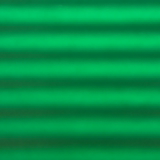
#> input picture gamma/0.png, 160 x 160 px
$ python gammatest.py
#> lines starting #> are read from the running program, lines starting #| are printed output that depends on the picture
"gammatest"
from math import sin
from pathlib import Path
from PIL import Image, ImageEnhance, ImageFilter
from matplotlib import pyplot as plt


def change_contrast(infile, outfile, val):
    # reduse contrast in picture
#> called with val = 0.4
    img = Image.open(infile)
#> img is the input picture: PIL image 160x160 RGBA; mean R, G, B, A 2.2, 145.1, 73.7, 255
    enhanger = ImageEnhance.Contrast(img)
    out = enhanger.enhance(val)
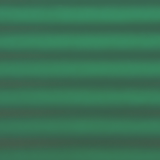
#> out: PIL image 160x160 RGBA; mean R, G, B, A 56.9, 114, 85.5, 255
    out.save(outfile)
    return

def change_brightness(infile, outfile, val):
    # reduse contrast in picture
#> called with val = 0.6
    img = Image.open(infile)
    enhanger = ImageEnhance.Brightness(img)
    out = enhanger.enhance(val)
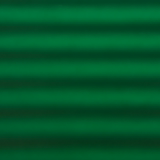
#> out: PIL image 160x160 RGBA; mean R, G, B, A 1.1, 86.7, 43.8, 255
    out.save(outfile)
    return

def blur(infile, outfile, val=1):
    # reduse contrast in picture
    img = Image.open(infile)
    blurImage = img.filter(ImageFilter.BLUR)
    blurImage.save(outfile)
    return


FREQ = 0.23
AMPL = 30
SLOPE = +0.008
OFFSET = -1.9

def testfile(filename):
    print(filename)
    img = Image.open(filename)
    grey = img.convert('L')
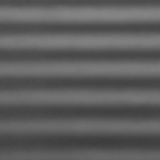
#> grey: PIL image 160x160 L; min 61, max 133, mean 94.2
    print (grey.format, grey.size, grey.mode)
#| None (160, 160) L
    col = int(grey.width / 2)
#> col = 80
    print (col)
#| 80

    vallist = []
    for p in range(0,grey.height):
        vallist.append(grey.getpixel((col, p)))
#> after the loop, vallist = 160 values, max 131 at index 13, min 62 at index 142, mean 95.01
    heigh = grey.height
#> heigh = 160
    maxval = max(vallist)
#> maxval = 131
    minval = min(vallist)
#> minval = 62
    print (maxval,minval)
#| 131 62
    AMPL = (max(vallist[0:22]) - min (vallist[0:22]))/2
#> AMPL = 27
    slope = max(vallist[0:30]) - max(vallist[130:160])
#> slope = 29
    print ("slope", slope)
#| slope 29
    yoff = max(vallist[0:30]) - AMPL*2
#> yoff = 77

    sinlist = []
    for i in range(0, heigh):
        ang = 0 + FREQ * i
        sinlist.append ( sin(ang+OFFSET) * AMPL + yoff - slope*(i-180)/180)
#> after the loop, sinlist = 160 values, max 130.6 at index 15, min 56.77 at index 138, mean 93.59

    plt.title(str(filename))
    plt.plot(vallist)
    plt.plot(sinlist)
    plt.ylabel('some numbers')
    plt.show()
#> figure, not shown here; curve peaks at x = 13, y = 131; curve peaks at x = 15, y = 130.6

BASE = Path(__file__).parent
IMAGE=Path(__file__).parent / "0.png"

change_contrast(IMAGE, BASE / 'contrast.jpg', 0.4)
change_brightness(IMAGE, BASE / 'bright.jpg', 0.6)
# blur(IMAGE, BASE / 'blur.jpg', 0.6)
testfile(IMAGE)
#testfile(BASE / 'blur.jpg')
testfile(BASE / 'contrast.jpg')
#> in testfile (call 2), `grey = img.convert('L')`:
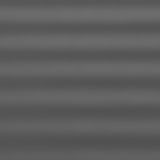
#> grey: PIL image 160x160 L; min 80, max 109, mean 93.7
#| None (160, 160) L
#| 80
#> after the loop in testfile (call 2), `for p in range(0,grey.height):`: vallist = 160 values, max 108 at index 12, min 81 at index 140, mean 93.99
#> in testfile (call 2), `maxval = max(vallist)`: maxval = 108
#> in testfile (call 2), `minval = min(vallist)`: minval = 81
#| 108 81
#> in testfile (call 2), `AMPL = (max(vallist[0:22]) - min (vallist[0:22]))/2`: AMPL = 10.5
#> in testfile (call 2), `slope = max(vallist[0:30]) - max(vallist[130:160])`: slope = 11
#| slope 11
#> in testfile (call 2), `yoff = max(vallist[0:30]) - AMPL*2`: yoff = 87
#> after the loop in testfile (call 2), `for i in range(0, heigh):`: sinlist = 160 values, max 107.6 at index 15, min 79.07 at index 138, mean 93.3
#> in testfile (call 2), `plt.show()`:
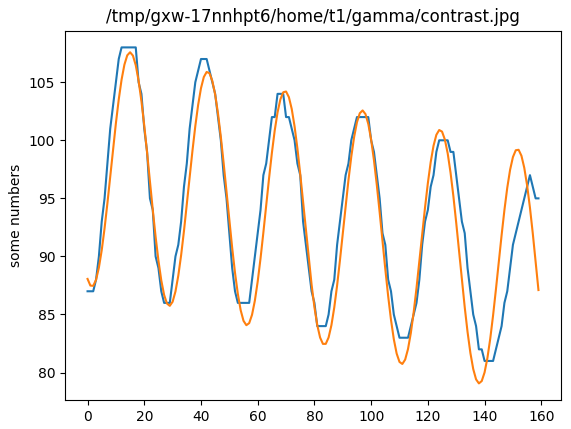
#> figure drawn by matplotlib, 1 panel; curve peaks at x = 12, y = 108; curve peaks at x = 15, y = 107.6
testfile(BASE / 'bright.jpg')
#> in testfile (call 3), `grey = img.convert('L')`:
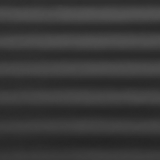
#> grey: PIL image 160x160 L; min 36, max 80, mean 56.2
#| None (160, 160) L
#| 80
#> after the loop in testfile (call 3), `for p in range(0,grey.height):`: vallist = 160 values, max 78 at index 13, min 37 at index 141, mean 56.65
#> in testfile (call 3), `maxval = max(vallist)`: maxval = 78
#> in testfile (call 3), `minval = min(vallist)`: minval = 37
#| 78 37
#> in testfile (call 3), `AMPL = (max(vallist[0:22]) - min (vallist[0:22]))/2`: AMPL = 16.5
#> in testfile (call 3), `slope = max(vallist[0:30]) - max(vallist[130:160])`: slope = 18
#| slope 18
#> in testfile (call 3), `yoff = max(vallist[0:30]) - AMPL*2`: yoff = 45
#> after the loop in testfile (call 3), `for i in range(0, heigh):`: sinlist = 160 values, max 78 at index 15, min 32.7 at index 138, mean 55.29
#> in testfile (call 3), `plt.show()`:
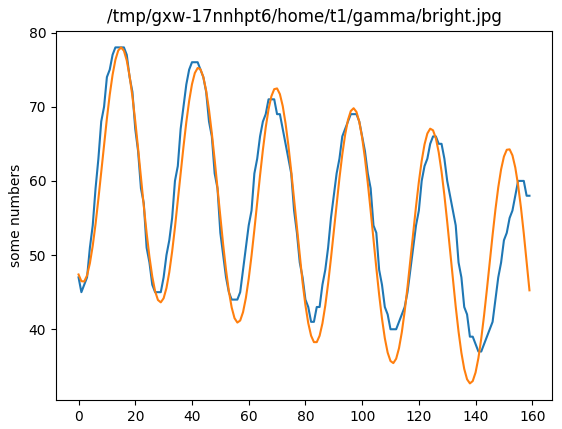
#> figure drawn by matplotlib, 1 panel; curve peaks at x = 13, y = 78; curve peaks at x = 15, y = 78
#testfile(BASE / 'gamma1.jpg')
#testfile(BASE / 'gamma_1.jpg')

$ run again, with gamma/blur.jpg saved as gamma/0.png
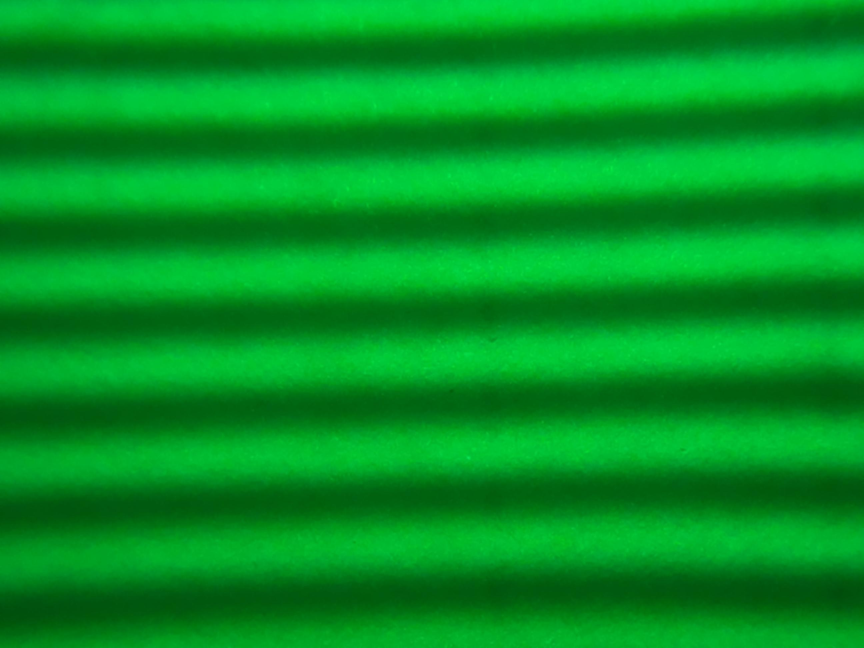
#> input picture gamma/blur.jpg, 2592 x 1944 px (shown at 1/3 size)
#> in change_contrast, img is the input picture: PIL image 2592x1944 RGB; mean R, G, B 0.6, 148.1, 34.8
#| None (2592, 1944) L
#| 1296
#> after the loop in testfile, `for p in range(0,grey.height):`: vallist = 1944 values, max 135 at index 277, min 55 at index 1784, mean 94.47
#> maxval = 135
#> minval = 55
#| 135 55
#> AMPL = 2
#> slope = 59
#| slope 59
#> yoff = 128
#> after the loop in testfile, `for i in range(0, heigh):`: sinlist = 1944 values, max 185.1 at index 0, min -451.7 at index 1943, mean -131.4
#| None (2592, 1944) L
#| 1296
#| 109 76
#| slope 25
#> in testfile (call 3), `grey = img.convert('L')`:
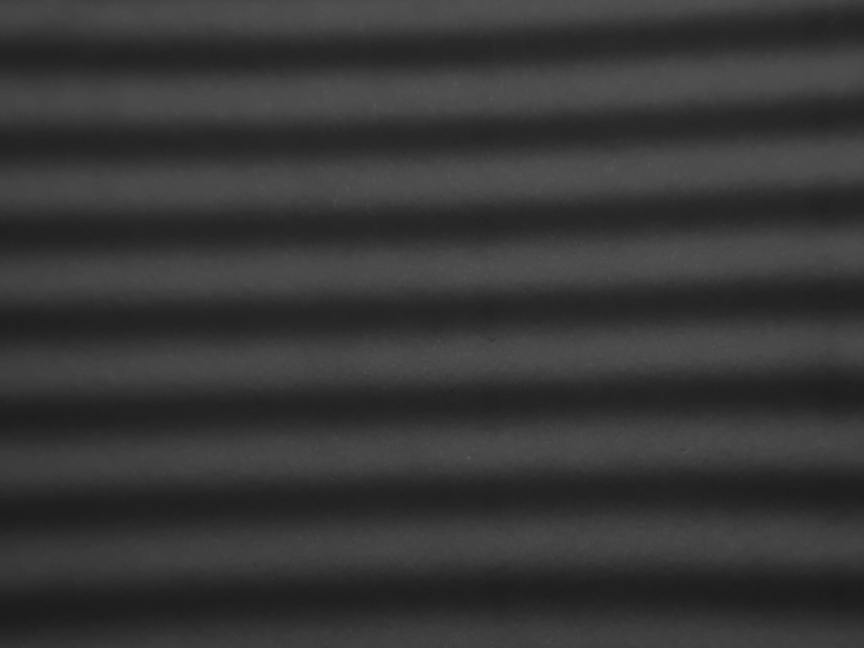
#> grey: PIL image 2592x1944 L (shown at 1/3 size); min 27, max 88, mean 54.4
#| None (2592, 1944) L
#| 1296
#> after the loop in testfile (call 3), `for p in range(0,grey.height):`: vallist = 1944 values, max 81 at index 280, min 32 at index 1784, mean 56.41
#> maxval = 81
#> minval = 32
#| 81 32
#> slope = 37
#| slope 37
#> yoff = 76
#> after the loop in testfile (call 3), `for i in range(0, heigh):`: sinlist = 1944 values, max 112.1 at index 13, min -288.2 at index 1943, mean -86.7
#> in testfile (call 3), `plt.show()`:
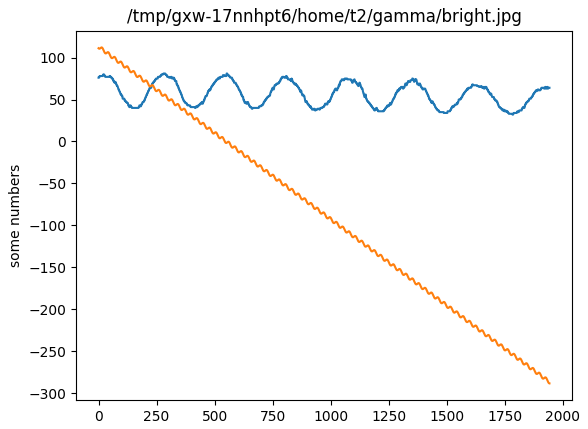
#> figure drawn by matplotlib, 1 panel; curve peaks at x = 280, y = 81; curve peaks at x = 13, y = 112.1
